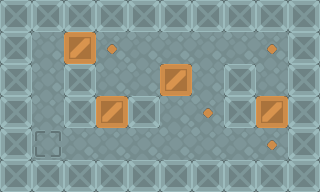

Tiled map render using the project's own tile images. Description and the map definition, with tile-layer contents summarised, below:
An orthogonal 10x6 tile map with 32x32 px tiles, 5 tile layers (background, goals, walls, boxes, ...).

<map version="1.4" tiledversion="1.4.1" orientation="orthogonal" renderorder="right-down" width="10" height="6" tilewidth="32" tileheight="32" infinite="0" nextlayerid="15" nextobjectid="2">
 <tileset firstgid="1" name="sokoban_tilesheet" tilewidth="32" tileheight="32" tilecount="104" columns="13">
  <image source="../images/Tilesheet/sokoban_tilesheet.png" width="416" height="256" />
 </tileset>
 <layer id="1" name="background" width="10" height="6">
  <data>[60 cells, 60 non-empty, 1 distinct tile ids]</data>
 </layer>
 <layer id="10" name="goals" width="10" height="6">
  <data>[60 cells, 4 non-empty, 1 distinct tile ids]</data>
 </layer>
 <layer id="2" name="walls" width="10" height="6">
  <data>[60 cells, 33 non-empty, 1 distinct tile ids]</data>
 </layer>
 <layer id="8" name="boxes" width="10" height="6">
  <data>[60 cells, 4 non-empty, 1 distinct tile ids]</data>
 </layer>
 <layer id="11" name="player-start" width="10" height="6">
  <data>[60 cells, 1 non-empty, 1 distinct tile ids]</data>
 </layer>
</map>
